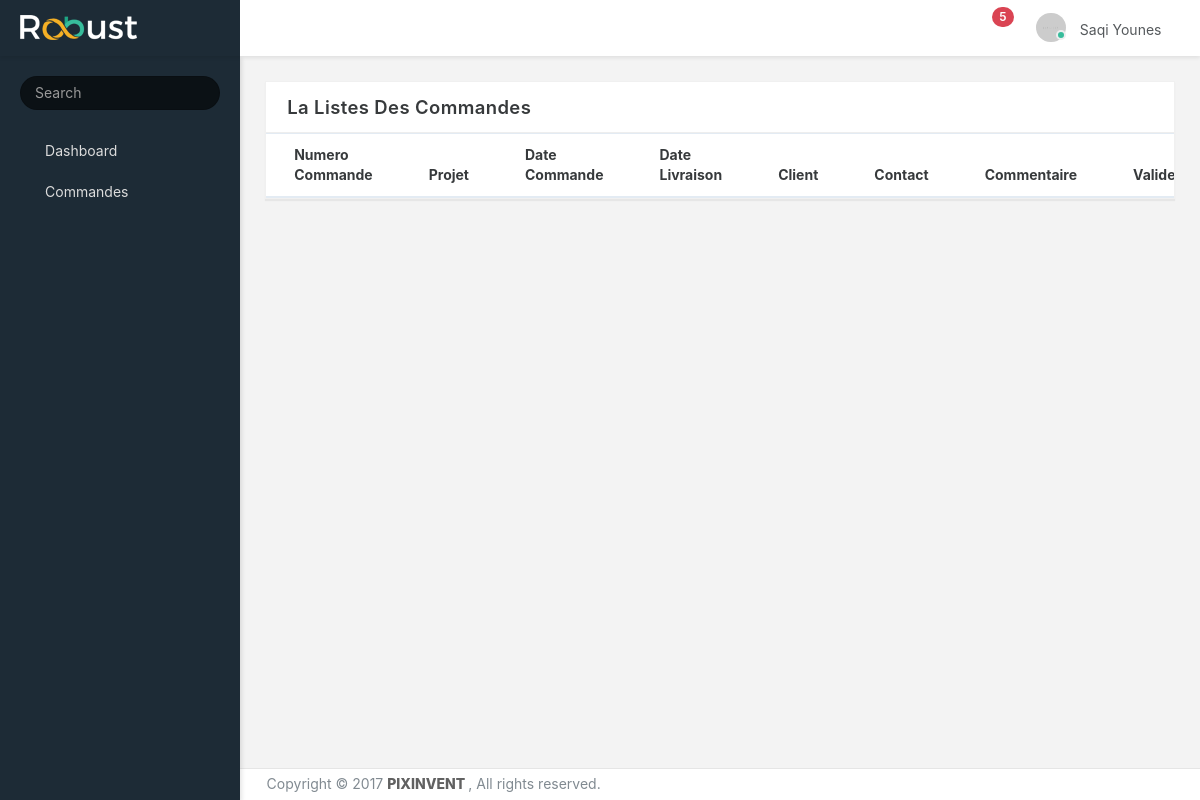
Before: /Commande/index.php (signed in) with the older database file.
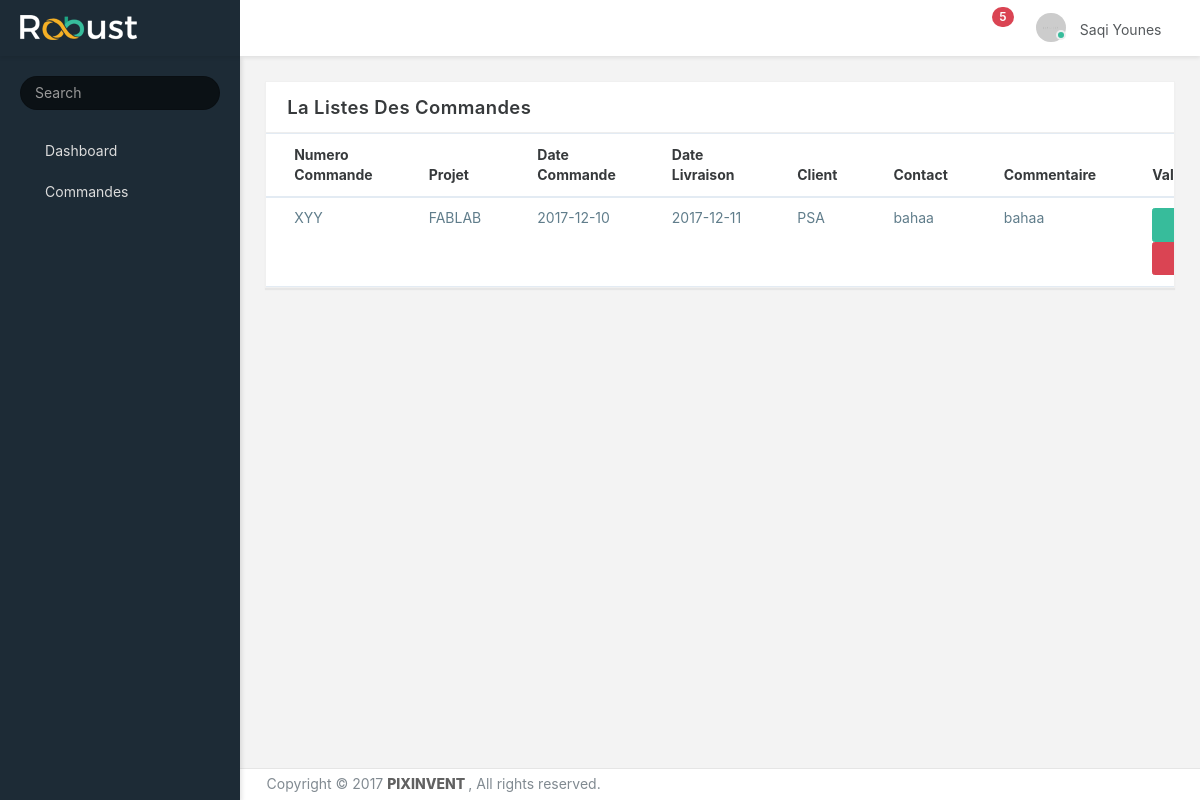
After: the same page with the newer database file.
### tables this page shows
CREATE TABLE employers(
   id           int             NOT NULL     AUTO_INCREMENT,
   nom          VARCHAR (20)    NOT NULL,
   prenom       VARCHAR (20)    NOT NULL,
   tel          INT             NOT NULL,
   address      VARCHAR (40)    NOT NULL,
   email        VARCHAR (100)   NOT NULL CHECK (email LIKE '%_@__%.__%'),
   departement  VARCHAR (100)   NOT NULL,
   est_chefdep  BOOLEAN         NOT NULL default 0,
   password     VARCHAR (30)    NOT NULL,
   PRIMARY      KEY (id)
);

CREATE TABLE commandes(
   id               int           NOT NULL     AUTO_INCREMENT,
   client_id        int           NOT NULL,
   numero           varchar(8)    NOT NULL,
   projet           varchar(10)   NOT NULL  ,
   date_commande    date          NOT NULL  ,
   date_livraison   date          NOT NULL  ,
   client           varchar(20)   NOT NULL  ,
   contact          varchar(20),
   commentaire      text,
   statuts          int          default 0,
   PRIMARY KEY (id)
);

### include/outils.php (called while the page is built, shortened)
<?php
require_once('basedonner.php');
require_once('Acteurs.php');
function template($nom, $data = array())
{
    extract($data);
    require __DIR__ . '/../templates/' . $nom . '.php';
}
function lien($lien)
{
    return site . $lien;
}
function asset($path) {
    return lien('/public/' . $path);
}
function pageProteger(){
    if(isset($_SESSION['estConnecter']) && $_SESSION['estConnecter'] && isset($_SESSION['user_id'])){
        return Employers::trouver('id', $_SESSION['user_id']);
    }else{
        $_SESSION['estConnecter'] = false;
        $_SESSION['user_id'] = -1;
        header('Location:'. lien('/login/staff.php'));
    }
}

### include/Basedonner.php (called while the page is built, shortened)
<?php
class BaseDonner
{
    function __construct($table, $columns)
    {
        $this->columns = $columns;
        $prop = array();
        foreach ($this->columns as $col) {
            $prop[$col] = '';
        }
        try{
            $this->db = new PDO('mysql:host=' . db_host . ';dbname=' . db_name, db_user, db_pass);
        }
        catch(PDOException $ex){
            die('impossible de se connecter a la base de donner');
        }
    }
    public function remplire_PDO($line)
    {
        $this->id =  $line['id'];
    }
    public static function trouver($col, $val)
    {
        $personne = new static();
        $stmt = $personne->db->prepare("SELECT * FROM " . static::table . " WHERE $col = :val limit 1");
        $stmt->execute(array(
                        ':val' => $val,
                       ));
        if ($stmt->rowCount() == 0)
            return false;
        else{
            $resultat = $stmt->fetchObject();
            foreach ($personne->columns as $col) {
                if(array_key_exists($col, $resultat))
                    $personne->$col = $resultat->$col;
            }
            $personne->id = $resultat->id;
            return $personne;
        }
    }
    public static function tous($col = null, $val = null)
    {
        try{
            $db = new PDO('mysql:host=' . db_host . ';dbname=' . db_name, db_user, db_pass);
        }
        catch(PDOException $ex){
            die('impossible de se connecter a la base de donner');
        }
        if($col == null || $val == null)
            $stmt = $db->prepare("SELECT * FROM " . static::table);
        else{
            $stmt = $db->prepare("SELECT * FROM " . static::table . " WHERE $col = :val");
            $stmt->bindParam(':val', $val);
        }
        $stmt->execute();
        $resultat = $stmt->fetchAll();
        $resultat_obj = array();
        foreach ($resultat as $line) {
            $p = new static();
            $p->remplire_PDO($line);
            $resultat_obj[] = $p;
        }
        return $resultat_obj;
    }
}

### include/Acteurs.php (called while the page is built, shortened)
<?php
require_once('outils.php');
class Employers extends basedonner
{
    function commandes()
    {
        if($this->departement == 'Contabilité')
            return Commande::tous('statuts', 1);
    }
}
class Commande extends basedonner
{
    public function estProche()
    {
        return false;
    }
}

### Commande/index.php (the view, shortened to what the rows shown need)
<?php
require __DIR__. '/../include/outils.php';
$user = pageProteger();
$commandes = $user->commandes();
?>
<nav class="header-navbar navbar navbar-with-menu navbar-fixed-top navbar-semi-dark navbar-shadow">
    <?php
        if($_SESSION['is_client'])
            template('nav', array(
                'actions' => array(
                    array(
                        'link'  => lien('/commande/ajouter.php'),
                        'text'  => 'ajouter',
                        'color' => 'success'
                    )
                )
            ));
        else
            template('nav');
    ?>
</nav>
<div class="app-content content container-fluid" >
    <div class="content-wrapper">
        <div class="row">
            <div class="col-md-12">
                <div class="card">
                    <div class="card-body">
                        <div class="table-responsive">
                            <table class="table table-hover mb-0">
                                <thead>
                                    <tr>
                                        <th>Numero Commande</th>
                                        <th>Projet</th>
                                        <th>Date Commande</th>
                                        <th>Date Livraison</th>
                                        <th>Client</th>
                                        <th>Contact</th>
                                        <th>Commentaire</th>
                                        <th>Valider/Supp</th>
                                    </tr>
                                </thead>
                                <tbody>
                                    <?php
                                        foreach ($commandes as $e) :
                                    ?>
                                        <tr class="<?= ($e->estProche())? 'bg-warning' : '' ?>">
                                            <td class="text-truncate"><a class="blue-grey" href="<?= lien('/commande/info.php?id=' . $e->id) ?>"><?= $e->numero ?></a></td>
                                            <td class="text-truncate"><a class="blue-grey" href="<?= lien('/commande/info.php?id=' . $e->id) ?>"><?= $e->projet ?></a></td>
                                            <td class="text-truncate"><a class="blue-grey" href="<?= lien('/commande/info.php?id=' . $e->id) ?>"><?= $e->date_commande ?></a></td>
                                            <td class="text-truncate"><a class="blue-grey" href="<?= lien('/commande/info.php?id=' . $e->id) ?>"><?= $e->date_livraison ?></a></td>
                                            <td class="text-truncate"><a class="blue-grey" href="<?= lien('/commande/info.php?id=' . $e->id) ?>"><?= $e->client ?></a></td>
                                            <td><a class="blue-grey" href="<?= lien('/commande/info.php?id=' . $e->id) ?>"><?= $e->contact ?></td>
                                            <td><a class="blue-grey" ><?= $e->commentaire ?></td>
                                            <td>
                                                <a class="btn btn-success" href="<?= lien('/commande/approve.php?id=' . $e->id) ?>"><i class="icon-check"></i></a>
                                                <a class="btn btn-danger" href="<?= lien('/commande/supprimer.php?id=' . $e->id) ?>"><i class="icon-trash-o"></i></a>
                                            </td>
                                        </tr>
                                    <?php endforeach; ?>
                                </tbody>
                            </table>
                        </div>
                    </div>
                </div>
            </div>
        </div>
    </div>
</div>

### templates/nav.php (shortened to what the rows shown need)
<div class="navbar-wrapper">
  <div class="navbar-header">
    <ul class="nav navbar-nav">
      <li class="nav-item">
        <a href="index.html" class="navbar-brand nav-link">
          <img alt="branding logo" src="<?= asset('images/logo/robust-logo-light.png') ?>" class="brand-logo">
        </a>
      </li>
    </ul>
  </div>
  <div class="navbar-container content container-fluid">
    <div id="navbar-mobile" class="collapse navbar-toggleable-sm">
    <ul class="nav navbar-nav">
        <li class="nav-item hidden-sm-down">
          <a class="nav-link nav-menu-main menu-toggle hidden-xs">
            <i class="icon-menu5"> </i>
          </a>
        </li>
        <li class="nav-item hidden-sm-down">
          <a href="#" class="nav-link nav-link-expand">
            <i class="ficon icon-expand2"></i>
          </a>
        </li>
      </ul>
      <ul class="nav navbar-nav float-xs-right">
        <li class="dropdown dropdown-notification nav-item">
          <a href="#" data-toggle="dropdown" class="nav-link nav-link-label">
            <i class="ficon icon-bell4"></i>
            <span class="tag tag-pill tag-default tag-danger tag-default tag-up">5</span>
          </a>
        </li>
        <li class="dropdown dropdown-user nav-item">
          <a href="#" data-toggle="dropdown" class="dropdown-toggle nav-link dropdown-user-link">
            <span class="avatar avatar-online">
              <img src="<?= asset('images/portrait/small/avatar-s-1.png') ?>" alt="avatar">
              <i></i>
            </span>
            <span class="user-name"><?= $user->nom . ' ' . $user->prenom ?></span>
          </a>
        </li>
      </ul>
    </div>
  </div>
</div>

Changed rows visible on the page:
now on this page (row edited): commandes: numero "XYY", projet "FABLAB", date_commande "2017-12-10", date_livraison "2017-12-11", client "PSA", contact "bahaa", commentaire "bahaa"
